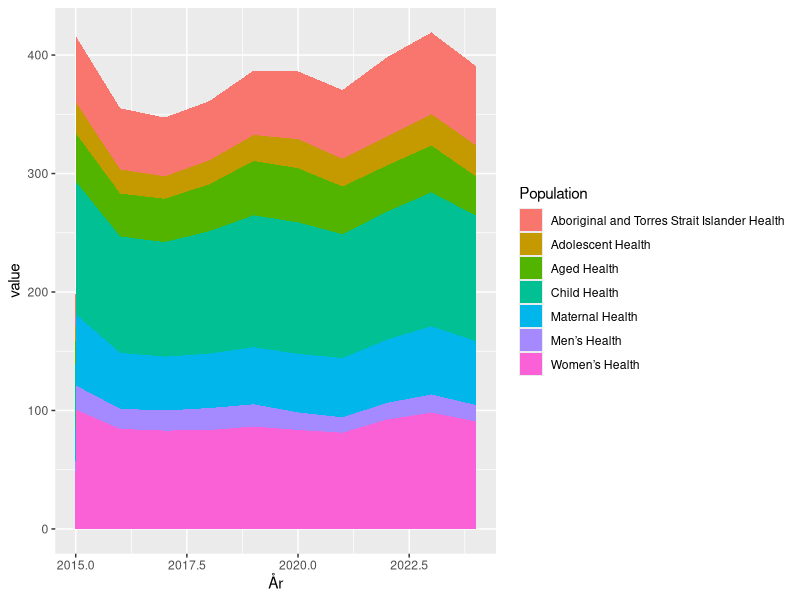
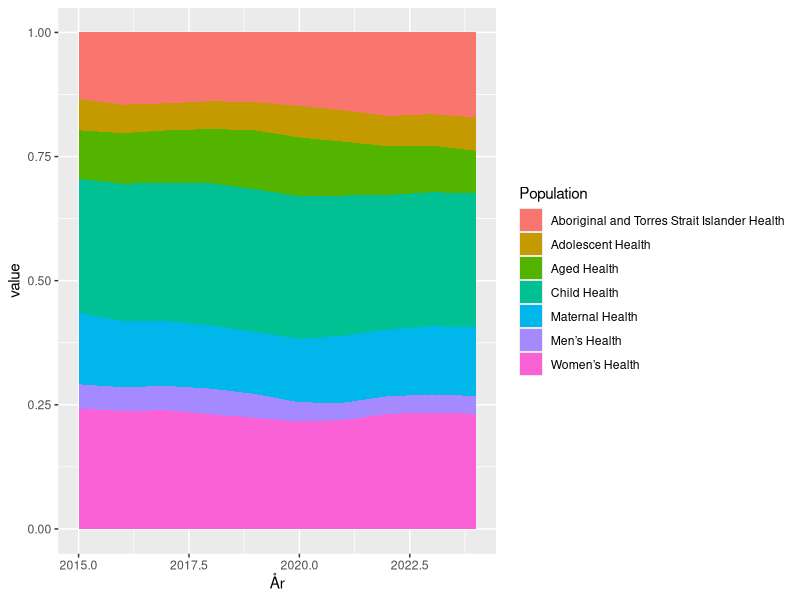
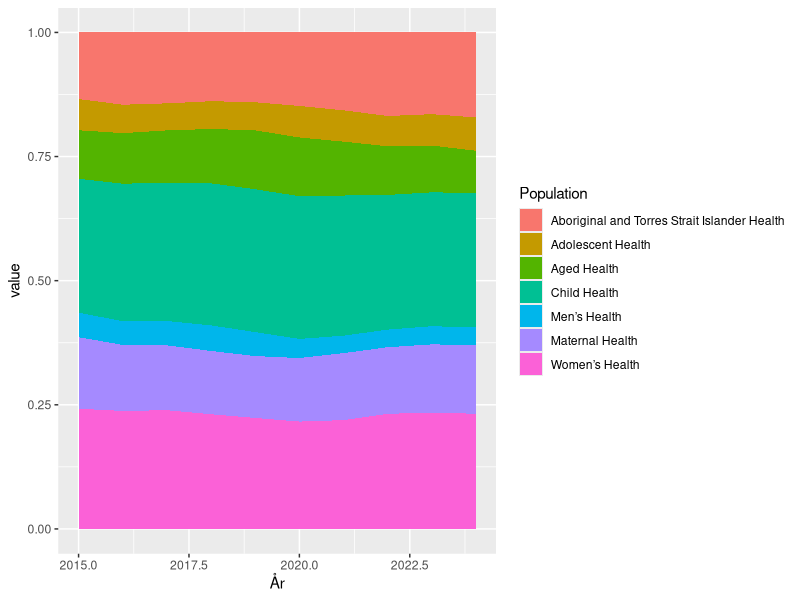

The R source for these figures, in order:
## ---- chunk 1
library(tidyverse)
data <- tibble::tribble(~Population, ~"2015$ million", ~"2016$ million",
~"2017$ million",
~"2018$ million",
~"2019$ million",
~"2020$ million",
~"2021$ million",
~"2022$ million",
~"2023$ million", ~"2024$ million",
"Aboriginal and Torres Strait Islander Health",	55.8,	51.7,	49.6,	50,	54.4,	57.2,	58.1,	67,	69,	66.9,
"Adolescent Health",	26.2,	20.3, 18.9,	20.2,	21.9,	24.5,	23.4,	24.3,	26.5,	26.2,
"Aged Health",	40.7,	36.2,	36.6,	39.5,	45.9,	45.7,	40.2,	39,	39.5,	33.2,
"Child Health",	112.2,	98.3,	96.7,	103.3,	111.3,	111,	104.6,	108,	113,	105.8,
"Maternal Health",	60,	47.2,	45.4,	46,	48.2,	49.4,	50.0,	53.4,	57.6,	54,
"Men’s Health",	20.5,	17,	17,	18.6,	18.7,	14.9,	13.0,	14.1,	15.3,	14,
"Women’s Health",	100.7, 84.4,	83,	83.4,	86.5,	83.5,	81.2,	92.3,	98.2,	90.6)
## ---- chunk 2
head(data)
## ---- chunk 3
data <- data |> 
  pivot_longer(-1) |>                       # pivoter tabellen
  mutate(År = str_extract(name, "\\d{4}"),  # ekstraher årstal
         År = as.numeric(År)) |>            # coerce til numerisk
  select(-name)                             # deselect overflødig kolonne

head(data)
## ---- chunk 4
data |> 
  ggplot(aes(x = År, y = value, fill = Population)) +
  geom_area()
## ---- chunk 5
data |> 
  ggplot(aes(x = År, y = value, fill = Population)) +
  geom_area(position = "fill")
## ---- chunk 6
data |> 
  mutate(Population = factor(Population)) |> 
  mutate(Population = fct_relevel(Population,
                      "Men’s Health",
                      after = match("Maternal Health", levels(Population)) - 1 )) |> 
  ggplot(aes(x = År, y = value, fill = Population)) +
  geom_area(position = "fill")
